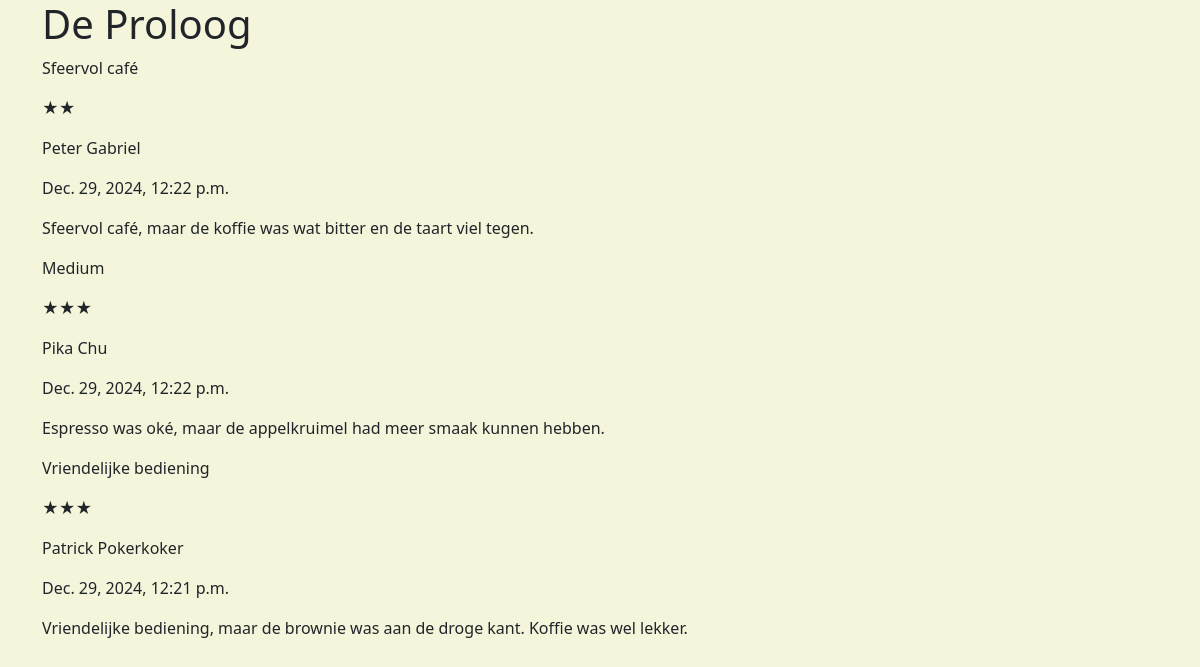
/cafe/ChIJdZRuHJVQxkcRMPIRTb-dbtA/, run on the app's committed database.
### reviews/models/review.py (models this page shows, shortened)
class Review(models.Model):
    user = models.ForeignKey(User, on_delete=models.CASCADE, related_name="reviews")
    cafe = models.ForeignKey(
        Cafe,
        on_delete=models.CASCADE,
        related_name="reviews",
        to_field="google_place_id",
    )
    rating = models.ForeignKey(
        Rating,
        on_delete=models.CASCADE,
        related_name="reviews",
    )
    title = models.CharField(max_length=255)
    content = models.TextField(max_length=2000)
    date = models.DateTimeField(auto_now_add=True)
    objects = ReviewManager()
    class Meta:
        ordering = ["-date"]

### reviews/models/rating.py (models this page shows, shortened)
class Rating(models.Model):
    class StarRating(models.IntegerChoices):
        ONE = 1, "★"
        TWO = 2, "★★"
        THREE = 3, "★★★"
        FOUR = 4, "★★★★"
        FIVE = 5, "★★★★★"
    user = models.ForeignKey(User, on_delete=models.CASCADE, related_name="ratings")
    cafe = models.ForeignKey(
        Cafe,
        on_delete=models.CASCADE,
        related_name="ratings",
        to_field="google_place_id",
    )
    rating = models.PositiveSmallIntegerField(
        choices=StarRating.choices,
        help_text="Rating between 1 and 5 stars",
    )
    date = models.DateTimeField(auto_now_add=True)
    objects = RatingManager()
    class Meta:
        ordering = ["-date"]
    def __str__(self):
        return self.get_rating_display()

### users/models/user.py (models this page shows)
class User(AbstractBaseUser, PermissionsMixin):
    email = models.EmailField(
        _("Email Address"),
        max_length=255,
        unique=True,
        help_text="Ex: example@example.com",
    )
    username = models.CharField(_("Username"), max_length=255, unique=True)
    is_staff = models.BooleanField(_("Staff Status"), default=False)
    is_active = models.BooleanField(_("Active"), default=True)
    date_joined = models.DateTimeField(_("Date Joined"), auto_now_add=True)
    last_login = models.DateTimeField(_("Last Login"), auto_now=True)
    objects = UserManager()
    USERNAME_FIELD = "username"
    EMAIL_FIELD = "email"
    REQUIRED_FIELDS = ["email"]
    def __str__(self):
        return self.username

### cafes/views/cafe_detail.py (the view)
# urls.py: path("cafe/<str:id>/", CafeDetailView.as_view(), name="cafe_detail"),
class CafeDetailView(DetailView):
    model = Cafe
    template_name = "cafes/cafe_detail.html"
    context_object_name = "cafe"
    def get_object(self):
        try:
            return Cafe.objects.get(google_place_id=self.kwargs["id"])
        except Cafe.DoesNotExist:
            raise Http404("Cafe not found")
    def get_context_data(self, **kwargs):
        context = super().get_context_data(**kwargs)
        return context

### templates/cafes/cafe_detail.html (shortened to what this page needs)
{% extends 'base.html' %}
{% load static %}
{% block content %}
<div class="container">
    <h1>{{ cafe.name }}</h1>
    {% for review in cafe.reviews.all %}
    <p>{{ review.title }}</p>
    <p>{{ review.rating }}</p>
    <p>{{ review.user }}</p>
    <p>{{ review.date }}</p>
    <p>{{ review.content }}</p>
    {% endfor %}
</div>
{% endblock content %}

### static/css/main.css (style rules this page uses)
:root { --primary: #8B4513; --secondary: #F5F5DC; --tertiary: #6B8E23; --accent: #87CEEB; --grey: #2F4F4F; }
body { background-color: var(--secondary) !important; }

### data on the page
Review: title "Sfeervol café", rating "★★", user "Peter Gabriel", date "Dec. 29, 2024, 12:22 p.m.", content "Sfeervol café, maar de koffie was wat bitter en de taart viel tegen."
Review: title "Medium", rating "★★★", user "Pika Chu", date "Dec. 29, 2024, 12:22 p.m.", content "Espresso was oké, maar de appelkruimel had meer smaak kunnen hebben."
Review: title "Vriendelijke bediening", rating "★★★", user "Patrick Pokerkoker", date "Dec. 29, 2024, 12:21 p.m.", content "Vriendelijke bediening, maar de brownie was aan de droge kant. Koffie was wel lekker."
